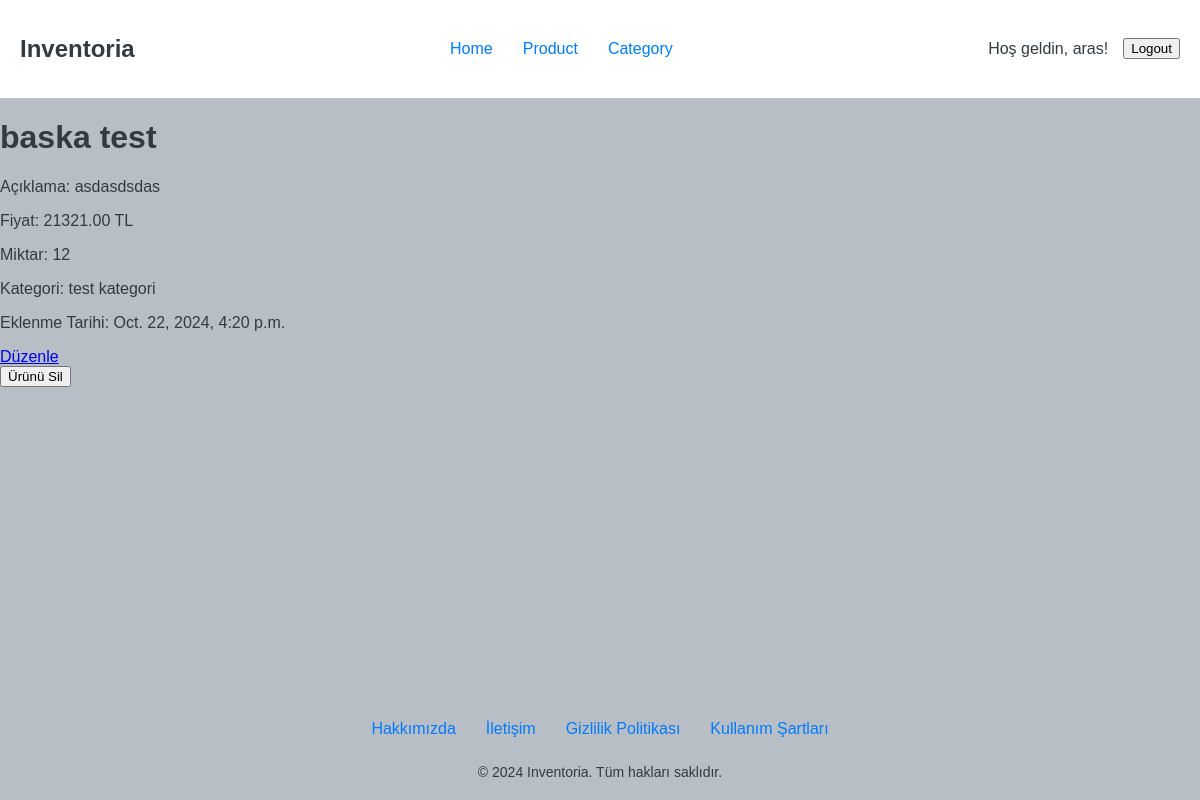
The app's page /product/detail/3/ (signed in) with its own data.
### inventory/models.py (models this page shows, shortened)
class Product(models.Model):
    owner = models.ForeignKey(User, on_delete=models.CASCADE, help_text="The user who owns the product.")
    name = models.CharField(max_length=100, help_text="Name of the product.")
    description = models.TextField(help_text="Description of the product.")
    price = models.DecimalField(max_digits=10, decimal_places=2, help_text="Price of the product.")
    quantity = models.PositiveIntegerField(default=0, help_text="Available quantity of the product.")
    category = models.ForeignKey(Category, on_delete=models.CASCADE, help_text="Category of the product.")
    created_at = models.DateTimeField(auto_now_add=True, help_text="Timestamp when the product was created.")
    updated_at = models.DateTimeField(auto_now=True, help_text="Timestamp when the product was last updated.")
    deleted_at = models.DateTimeField(null=True, blank=True, help_text="Timestamp when the product was deleted.")

### category/models.py (models this page shows)
class Category(models.Model):
    name = models.CharField(max_length=100)
    description = models.TextField(blank=True, null=True)
    def __str__(self):
        return self.name

### inventory/views.py (the view)
# urls.py: path('product/detail/<int:id>/', views.view_product, name='view_product'),
@login_required
def view_product(request, id):
    product = Product.objects.get(id=id)
    return render(request, 'view_product.html', {'product': product})

### inventory/templates/view_product.html (shortened to what this page needs)
{% extends 'base.html' %}
{% block content %}
<h1>{{ product.name }}</h1>
<p>Açıklama: {{ product.description }}</p>
<p>Fiyat: {{ product.price }} TL</p>
<p>Miktar: {{ product.quantity }}</p>
<p>Kategori: {{ product.category }}</p>
<p>Eklenme Tarihi: {{ product.created_at }}</p>
<a href="{% url 'inventory:edit_product' product.id %}" class="btn btn-warning">Düzenle</a>
<form method="post" action="{% url 'inventory:delete_product' product.id %}">
    <button type="submit" class="btn btn-danger">Ürünü Sil</button>
</form>
{% endblock %}

### templates/navbar.html (shortened to what this page needs)
<header>
    <nav>
        <div class="logo">
            <h1>Inventoria</h1>
        </div>
        <ul>
            <li><a href="{% url 'inventory:index' %}">Home</a></li>
            <li><a href="{% url 'inventory:product' %}">Product</a></li>
            <li><a href="{% url 'category:list' %}">Category</a></li>
        </ul>
        <div class="auth-links">
            {% if user.is_authenticated %}
                <p>Hoş geldin, {{ user.username }}!</p>
                <form method="POST" action="{% url 'logout' %}">
                    <button type="submit">Logout</button>
                </form>
            {% else %}
                <a href="{% url 'login' %}">Giriş Yap</a>
                <a href="{% url 'users:register' %}">Kayıt Ol</a>
            {% endif %}
        </div>
    </nav>
</header>

### static/css/style.css (style rules this page uses)
:root { --primary-color: #007BFF; --secondary-color: #6C757D; --background-color: #b7bec5; --text-color: #343A40; --header-background: #FFFFFF; --link-color: #007BFF; --link-hover-color: #0056b3; --success-color: #28A745; --error-color: #DC3545; --warning-color: #FFC107; --font-family: 'Arial', sans-serif; --font-size: 16px; --header-font-size: 24px; --small-font-size: 14px; }
body { display: flex; flex-direction: column; min-height: 100vh; margin: 0; font-family: var(--font-family); background-color: var(--background-color); color: var(--text-color); }

### static/css/navbar.css (style rules this page uses)
header { background-color: var(--header-background); padding: 15px 20px; }
nav { display: flex; justify-content: space-between; align-items: center; }
nav ul { list-style: none; padding: 0; display: flex; }
nav ul li { margin: 0 15px; }
nav ul li a { text-decoration: none; color: var(--primary-color); transition: color 0.3s; }
.auth-links { display: flex; align-items: center; }
.auth-links p { margin-right: 15px; }

### records on screen
Product: name "baska test", description "asdasdsdas", price "21321.00", quantity "12", category "test kategori", created_at "Oct. 22, 2024, 4:20 p.m."

### other values on screen
{{ user.username }} "aras"
